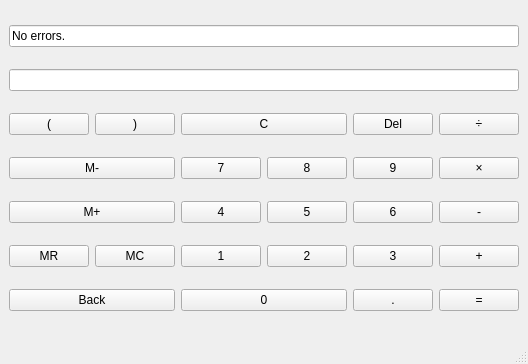
<?xml version="1.0" encoding="UTF-8"?>
<ui version="4.0">
 <class>MainWindow</class>
 <widget class="QMainWindow" name="MainWindow">
  <property name="geometry">
   <rect>
    <x>0</x>
    <y>0</y>
    <width>440</width>
    <height>364</height>
   </rect>
  </property>
  <property name="windowTitle">
   <string>MainWindow</string>
  </property>
  <widget class="QWidget" name="centralwidget">
   <layout class="QGridLayout" name="gridLayout">
    <item row="9" column="6">
     <widget class="QPushButton" name="threePushButton">
      <property name="text">
       <string>3</string>
      </property>
     </widget>
    </item>
    <item row="5" column="6">
     <widget class="QPushButton" name="deletePushButton">
      <property name="text">
       <string>Del</string>
      </property>
     </widget>
    </item>
    <item row="5" column="2">
     <widget class="QPushButton" name="openParenthesisPushButton">
      <property name="text">
       <string>(</string>
      </property>
     </widget>
    </item>
    <item row="8" column="4">
     <widget class="QPushButton" name="fourPushButton">
      <property name="text">
       <string>4</string>
      </property>
     </widget>
    </item>
    <item row="7" column="7">
     <widget class="QPushButton" name="multiplyPushButton">
      <property name="text">
       <string>×</string>
      </property>
     </widget>
    </item>
    <item row="9" column="5">
     <widget class="QPushButton" name="twoPushButton">
      <property name="text">
       <string>2</string>
      </property>
     </widget>
    </item>
    <item row="7" column="4">
     <widget class="QPushButton" name="sevenPushButton">
      <property name="text">
       <string>7</string>
      </property>
     </widget>
    </item>
    <item row="10" column="7">
     <widget class="QPushButton" name="equalPushButton">
      <property name="text">
       <string>=</string>
      </property>
     </widget>
    </item>
    <item row="5" column="3">
     <widget class="QPushButton" name="closeParenthesisPushButton">
      <property name="text">
       <string>)</string>
      </property>
     </widget>
    </item>
    <item row="5" column="7">
     <widget class="QPushButton" name="dividePushButton">
      <property name="text">
       <string>÷</string>
      </property>
     </widget>
    </item>
    <item row="9" column="4">
     <widget class="QPushButton" name="onePushButton">
      <property name="text">
       <string>1</string>
      </property>
     </widget>
    </item>
    <item row="9" column="7">
     <widget class="QPushButton" name="addPushButton">
      <property name="text">
       <string>+</string>
      </property>
     </widget>
    </item>
    <item row="7" column="5">
     <widget class="QPushButton" name="eightPushButton">
      <property name="text">
       <string>8</string>
      </property>
     </widget>
    </item>
    <item row="8" column="6">
     <widget class="QPushButton" name="sixPushButton">
      <property name="text">
       <string>6</string>
      </property>
     </widget>
    </item>
    <item row="5" column="4" colspan="2">
     <widget class="QPushButton" name="clearPushButton">
      <property name="text">
       <string>C</string>
      </property>
     </widget>
    </item>
    <item row="8" column="5">
     <widget class="QPushButton" name="fivePushButton">
      <property name="text">
       <string>5</string>
      </property>
     </widget>
    </item>
    <item row="8" column="7">
     <widget class="QPushButton" name="subtractPushButton">
      <property name="text">
       <string>-</string>
      </property>
     </widget>
    </item>
    <item row="10" column="4" colspan="2">
     <widget class="QPushButton" name="zeroPushButton">
      <property name="text">
       <string>0</string>
      </property>
     </widget>
    </item>
    <item row="10" column="6">
     <widget class="QPushButton" name="dotPushButton">
      <property name="text">
       <string>.</string>
      </property>
     </widget>
    </item>
    <item row="7" column="6">
     <widget class="QPushButton" name="ninePushButton">
      <property name="text">
       <string>9</string>
      </property>
     </widget>
    </item>
    <item row="0" column="2" colspan="6">
     <widget class="QLineEdit" name="errorLineEdit">
      <property name="text">
       <string>No errors.</string>
      </property>
     </widget>
    </item>
    <item row="3" column="2" colspan="6">
     <widget class="QLineEdit" name="outputLineEdit"/>
    </item>
    <item row="9" column="2">
     <widget class="QPushButton" name="memoryReadPushButton">
      <property name="text">
       <string>MR</string>
      </property>
     </widget>
    </item>
    <item row="9" column="3">
     <widget class="QPushButton" name="memoryClearPushButton">
      <property name="text">
       <string>MC</string>
      </property>
     </widget>
    </item>
    <item row="7" column="2" colspan="2">
     <widget class="QPushButton" name="memoryMinusPushButton">
      <property name="text">
       <string>M-</string>
      </property>
     </widget>
    </item>
    <item row="8" column="2" colspan="2">
     <widget class="QPushButton" name="memoryPlusPushButton">
      <property name="text">
       <string>M+</string>
      </property>
     </widget>
    </item>
    <item row="10" column="2" colspan="2">
     <widget class="QPushButton" name="backPushButton">
      <property name="text">
       <string>Back</string>
      </property>
     </widget>
    </item>
   </layout>
  </widget>
  <widget class="QMenuBar" name="menubar">
   <property name="geometry">
    <rect>
     <x>0</x>
     <y>0</y>
     <width>440</width>
     <height>24</height>
    </rect>
   </property>
  </widget>
  <widget class="QStatusBar" name="statusbar"/>
 </widget>
 <resources/>
 <connections/>
</ui>
